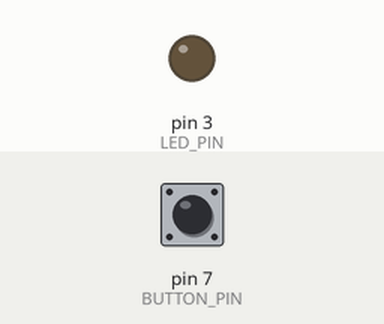
Recording of a sketch running on a simulated Arduino Uno, built with avr-gcc and run on an emulated ATmega328P. Shown: output pins drawn as LEDs (lit = HIGH). Dashed ring = blinking. Inputs (shaded band) come from the test bench; at power-on: pin 7 (BUTTON_PIN) HIGH.

Above: at 1.2 s.
1.3 s: pin 7 (BUTTON_PIN) pulled LOW for 0.15 s
At 1.42 s:
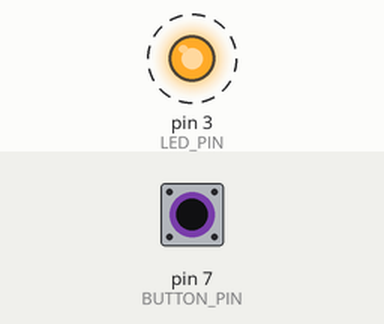
4.3 s: pin 7 (BUTTON_PIN) pulled LOW for 1 s
At 7.1 s:
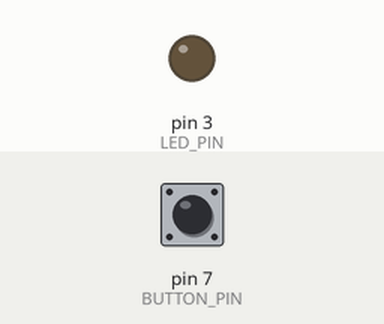
7.3 s: pin 7 (BUTTON_PIN) pulled LOW for 3.2 s
At 7.42 s:
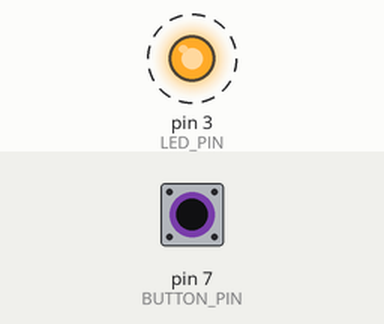
Timing chart, 0 to 11.1 s (numbered marks = the images above; inputs shaded):
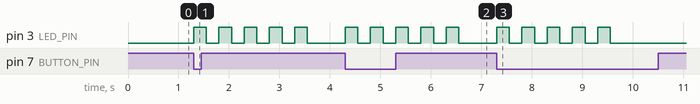

The sketch:

number5.ino
```cpp
const int BUTTON_PIN = 7;  // the number of the pushbutton pin
const int LED_PIN =  3;    // the number of the LED pin

// variables will change:
int buttonState = 0;       // variable for reading the pushbutton status

void setup() {
  pinMode(LED_PIN, OUTPUT);
  pinMode(BUTTON_PIN, INPUT_PULLUP);
}

void loop() {
  // read the state of the pushbutton value:
  buttonState = digitalRead(BUTTON_PIN);

  // control LED according to the state of button
  if (buttonState == LOW) { // If button is pressed
    for (int i = 0; i < 5; i++) { // Blink 5 times
      digitalWrite(LED_PIN, HIGH); // Turn on LED
      delay(250); // Wait for half period (1/(2*2Hz)) = 250ms
      digitalWrite(LED_PIN, LOW);  // Turn off LED
      delay(250); // Wait for half period
    }

    // Simple wait for button release without debouncing
    while(digitalRead(BUTTON_PIN) == LOW) {
      // Do nothing - just wait until the button is released
    }
  }
}
```

Measured:
- after the input at 1.3 s, pin 3 (LED_PIN): alternates HIGH for 0.25 s and LOW for 0.25 s, 10 changes in all, then stays LOW, starting at once
- after the input at 4.3 s, pin 3 (LED_PIN): alternates HIGH for 0.25 s and LOW for 0.25 s, 10 changes in all, then stays LOW, starting at once
- after the input at 7.3 s, pin 3 (LED_PIN): alternates HIGH for 0.25 s and LOW for 0.25 s, 10 changes in all, then stays LOW, starting at once
